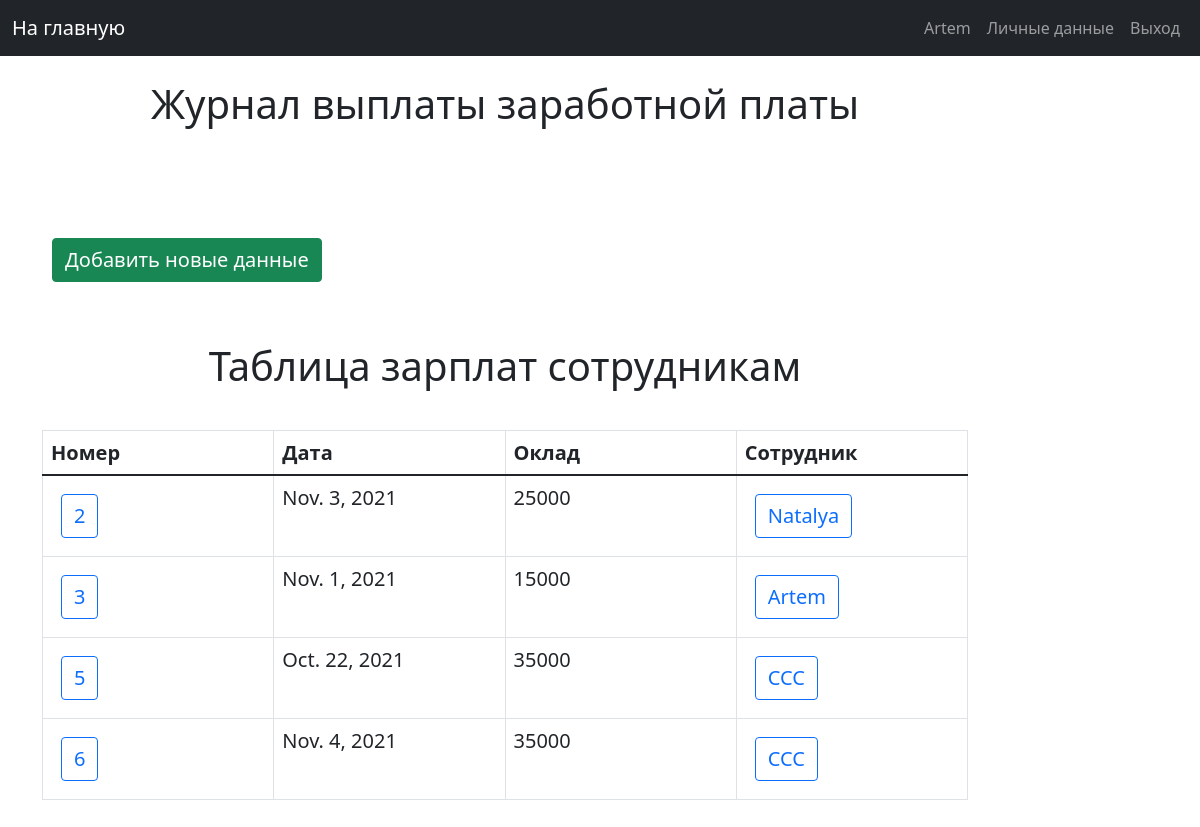
/main_page_admin/salary_employee (signed in), run on an earlier commit of the app's database.
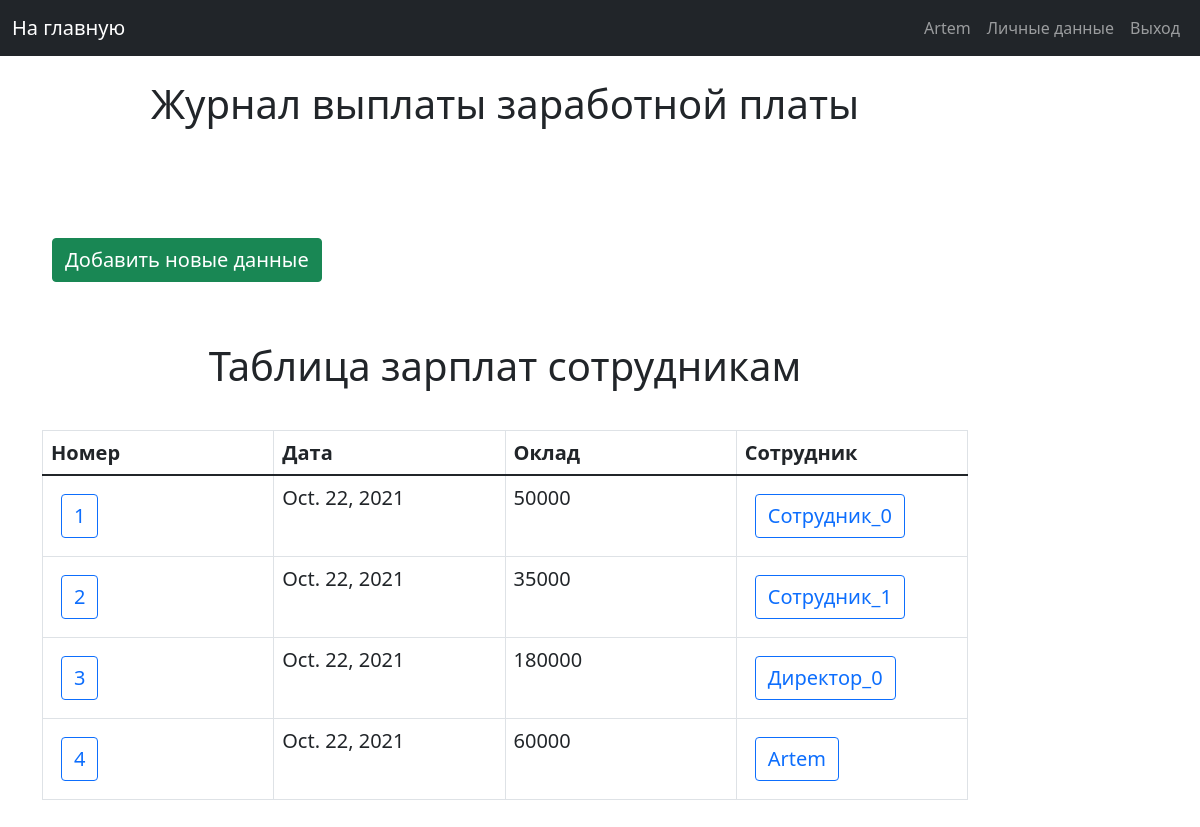
And on a later commit of the database.
### musem/models.py (models this page shows, shortened)
class Sal_emp(models.Model):
    salary_id = models.IntegerField(primary_key=True)
    date = models.DateField()
    count_money = models.IntegerField(default=0)
    employee = models.ForeignKey('Employee', on_delete=models.CASCADE)
    is_activate = models.IntegerField(default=1)
    class Meta:
        verbose_name = "Salary"
        verbose_name_plural = "Salary in the museum"

### musem/views.py (the view)
# urls.py: path('main_page_admin/salary_employee', admin_salary_employee_list, name="salary_employee_list"),
def admin_salary_employee_list(request):
    if not request.user.is_superuser:
        return HttpResponseForbidden()
    head = ["Номер", "Дата", "Оклад", "Сотрудник"]
    table = Sal_emp.objects.raw(
        raw_query="SELECT mse.salary_id, mse.date , mse.count_money, mse.employee_id, me.name FROM musem_sal_emp mse "
                  "JOIN musem_employee me ON mse.employee_id = me.employee_id WHERE mse.is_activate = 1")
    return render(request, 'admin_pages/tables/salary_employee_list_pages.html', {
        'title_page': 'Журнал выплаты заработной платы',
        'hide_nav_bar': 0,
        'head': head,
        'table': table,
        'is_administrative_zone': 1
    })

### templates/admin_pages/tables/salary_employee_list_pages.html
{% extends 'include/base.html' %}
{% load static %}
{% block title %}
    <div class="title_block">
        <h2 class="title">{{ title_page }}</h2>
    </div>
{% endblock title %}
{% block content %}
    <div class="list_button_block">
        <a class="float-right btn text-white btn-success text_button"
           href="{% url 'create_salary' %}">Добавить новые данные</a>
        <h2 class="sub_title_table">Таблица зарплат сотрудникам</h2>
        {% include 'include/tables/salary_employee_table.html' %}
    </div>
{% endblock content %}

### templates/include/tables/salary_employee_table.html (shortened to what this page needs)
{% extends 'include/base_table.html' %}
{% load static %}
    {% block table_head %}
        {% for title in head %}
            <th class="text_button">{{ title }}</th>
        {% endfor %}
    {% endblock %}
    {% block table_content %}
        {% for content_list in table %}
            <tr>
                <td>
                    <a href="{% url 'salary_employee_description' salary_id=content_list.salary_id %}"
                       class="btn btn-outline-primary text_button">{{ content_list.salary_id }}</a>
                </td>
                <td class="text_button">{{ content_list.date }}</td>
                <td class="text_button">{{ content_list.count_money }}</td>
                <td>
                    <a href="{% url 'employee_description' employee_id=content_list.employee_id %}"
                       class="btn btn-outline-primary text_button">{{ content_list.name }}</a>
                </td>
            </tr>
        {% endfor %}
    {% endblock %}

What changed in the data, as far as the page shows it:
removed Sal_emp: salary_id "5", date "Oct. 22, 2021", count_money "35000", name "CCC"
removed Sal_emp: salary_id "6", date "Nov. 4, 2021", count_money "35000", name "CCC"
added Sal_emp: salary_id "1", date "Oct. 22, 2021", count_money "50000", name "Сотрудник_0"
changed Sal_emp id 2: date "Nov. 3, 2021" → "Oct. 22, 2021"; count_money "25000" → "35000"; name "Natalya" → "Сотрудник_1"
changed Sal_emp id 3: date "Nov. 1, 2021" → "Oct. 22, 2021"; count_money "15000" → "180000"; name "Artem" → "Директор_0"
now on this page (row edited): Sal_emp: salary_id "4", date "Oct. 22, 2021", count_money "60000", name "Artem"
